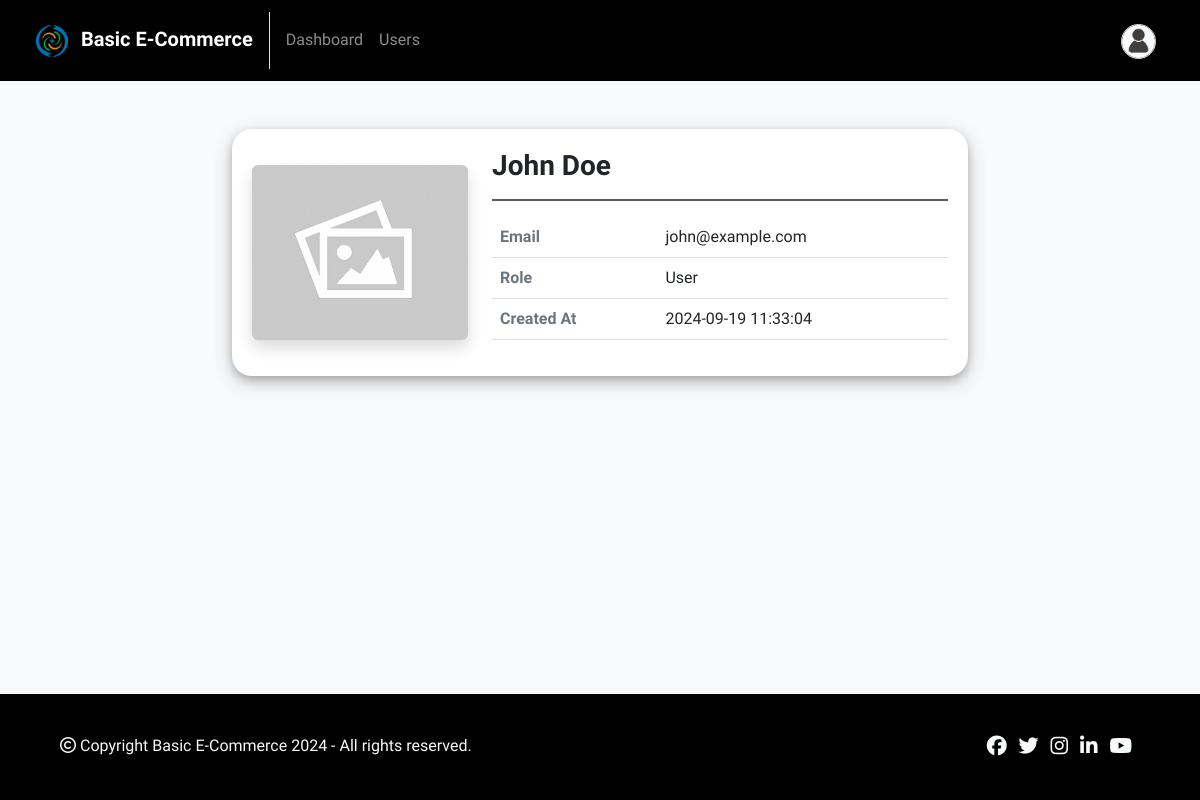
/admin/user-view.php?id=2 (signed in), run on the app's committed database.
### tables this page shows
CREATE TABLE `users` (
  `id` INT AUTO_INCREMENT PRIMARY KEY,
  `username` varchar(255) NOT NULL,
  `email` varchar(255) UNIQUE NOT NULL,
  `role` char(1) NOT NULL DEFAULT 'u',
  `password` varchar(255) NOT NULL,
  `created_at` datetime NOT NULL DEFAULT current_timestamp()
);

### admin/user-view.php (the view, shortened to what this page needs)
<?php
include("../includes/db-connection.php");
if (isset($_GET['id']) && filter_var($_GET['id'], FILTER_VALIDATE_INT))
{
    $userId = (int) $_GET['id'];
    $sql = "SELECT * FROM users WHERE id = ? AND role = 'u'";
    $stmt = $conn->prepare($sql);
    $stmt->bind_param("i", $userId);
    $stmt->execute();
    $result = $stmt->get_result();
    $user = $result->fetch_assoc();
}
else
{
    $_SESSION["error"] = "Invalid user ID!";
    header("location: users.php"); exit();
}
?>
<!DOCTYPE html>
<html lang="en">
<head>
    <?php include("../includes/head-contents.php"); ?>
</head>
<body>
    <?php include("navbar.php"); ?>
    <div class="container my-5">
        <div class="row justify-content-center">
            <div class="col-md-8">
                <div class="box">
                    <div class="row">
                        <div class="col-md-4 text-center">
                            <img src="../images/placeholder.png" class="img img-fluid rounded shadow my-3">
                        </div>
                        <div class="col-md-8">
                            <h3 class="fw-bold"><?php echo $user['username'] ?></h3>
                            <hr>
                            <table class="table">
                                <tr>
                                    <td class="fw-bold text-secondary">Email</td>
                                    <td><?php echo $user['email'] ?></td>
                                </tr>
                                <tr>
                                    <td class="fw-bold text-secondary">Role</td>
                                    <td><?php echo ($user['role'] == 'u') ? 'User' : 'Not Defined'; ?></td>
                                </tr>
                                <tr>
                                    <td class="fw-bold text-secondary">Created At</td>
                                    <td><?php echo $user['created_at'] ?></td>
                                </tr>
                            </table>
                        </div>
                    </div>
                </div>
            </div>
        </div>
    </div>
    <?php include("../includes/footer.php"); ?>
</body>
</html>

### css/styles.css (style rules this page uses)
:root { --mainColor: #212529; --bodyBackgroundColor: #f8f9fa; --buttonHoverColor: #0a0a0a; --formControlFocusBorderColor: rgba(33, 37, 41, 0.3); --formControlFocusShadowColor: rgba(33, 37, 41, 0.6); --navbarBackgroundColor: #000000; --footerBackgroundColor: #000000; }
* { font-family: 'Cabin', Helvetica, sans-serif; }
body { min-height: 100vh; position: relative; margin: 0; padding-bottom: 100px; box-sizing: border-box; background-color: var(--bodyBackgroundColor); }
.box { box-shadow: 0 4px 8px 0 rgba(0, 0, 0, 0.2), 0 6px 20px 0 rgba(0, 0, 0, 0.19); padding: 20px; border-radius: 20px; background-color: #ffffff; }
hr { border: 1.5px solid var(--mainColor); opacity: 75%; }

### data on the page
users: username "John Doe", email "john@example.com", created_at "2024-09-19 11:33:04"

### other printed values
WEBSITE_NAME "Basic E-Commerce"
